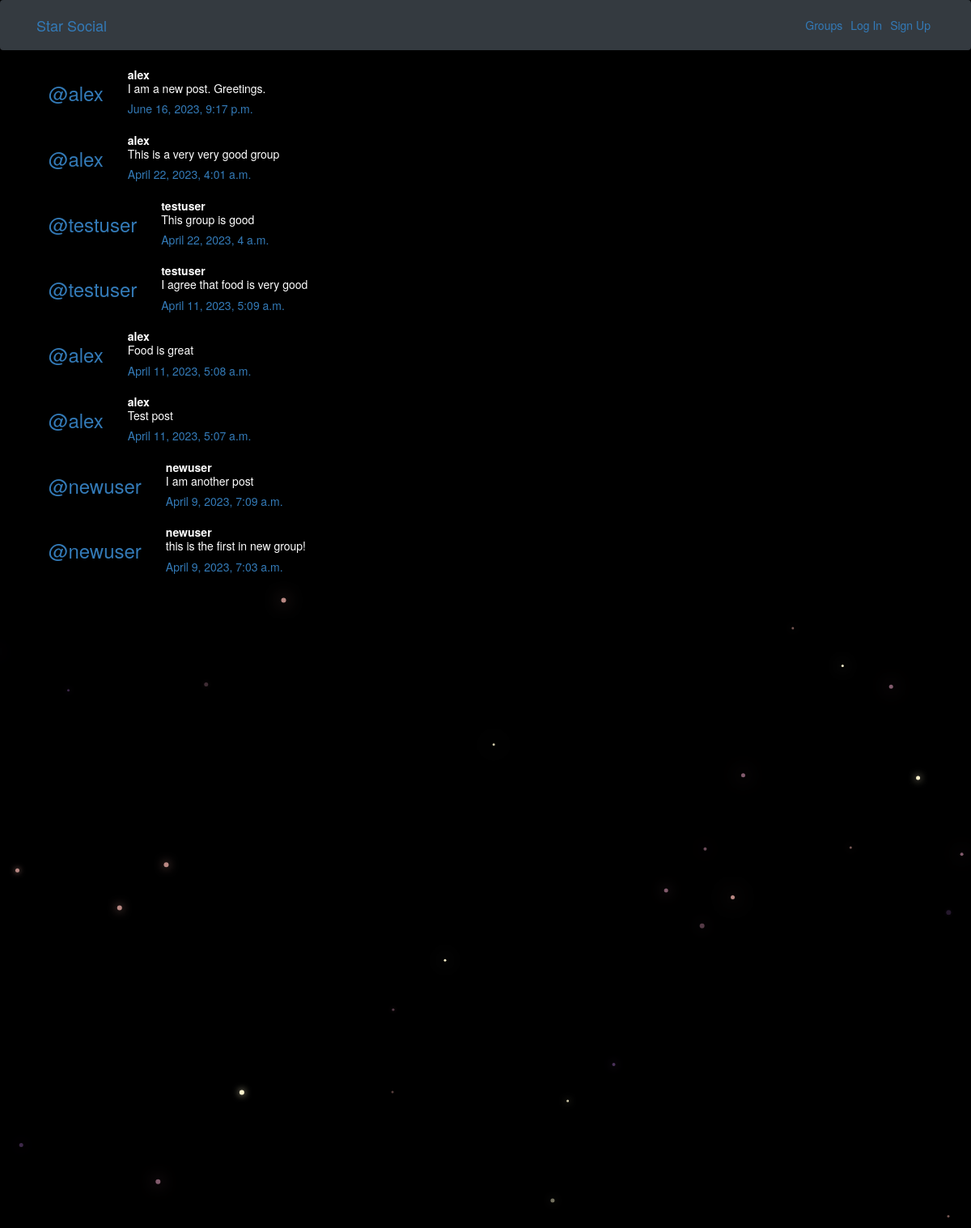
/posts/, run on the app's committed database.
### posts/models.py (models this page shows, shortened)
class Post(models.Model):
    user = models.ForeignKey(User, related_name='posts', on_delete=models.CASCADE)
    created_at = models.DateTimeField(auto_now = True)
    message = models.TextField()
    message_html = models.TextField(editable = False)
    group = models.ForeignKey(Group, related_name = 'posts', null = True, blank = True, on_delete=models.CASCADE)
    class Meta:
        ordering = ['-created_at']
        unique_together = ['user', 'message']

### posts/views.py (the view)
# urls.py: path("", views.PostList.as_view(), name = 'all'),
class PostList(SelectRelatedMixin, generic.ListView):
    model = models.Post
    select_related = ('user', 'group')

### posts/templates/posts/post_list.html (shortened to what this page needs)
{% extends "posts/post_base.html" %}
{% block post_content %}
    <div class = "col-md-8">
        {% for post in post_list %}
            {% include "posts/_post.html" %}
        {% endfor %}
    </div>
{% endblock %}

### posts/templates/posts/_post.html (shortened to what this page needs)
<div class = "post media">
    <h3 class="mr-5"><a href="{% url 'posts:for_user' username=post.user.username %}">@{{ post.user.username }}</a></h3>
    <div class = "media-body">
        <strong>{{post.user.username}}</strong>
        <h5 class = 'media-heading'>{{ post.message_html|safe }}
        <time class = 'time'><a href="{% url 'posts:single' username=post.user.username pk=post.pk %}">{{ post.created_at }}</a></time>
        </h5>
    </div>
</div>

### static/simplesocial/css/master.css (style rules this page uses)
body { margin: 0; overflow: hidden; background-color: black; color:white; }

### data on the page
Post: user.username "alex", message_html "I am a new post. Greetings.", created_at "June 16, 2023, 9:17 p.m."
Post: user.username "alex", message_html "This is a very very good group", created_at "April 22, 2023, 4:01 a.m."
Post: user.username "testuser", message_html "This group is good", created_at "April 22, 2023, 4 a.m."
Post: user.username "testuser", message_html "I agree that food is very good", created_at "April 11, 2023, 5:09 a.m."
Post: user.username "alex", message_html "Food is great", created_at "April 11, 2023, 5:08 a.m."
Post: user.username "alex", message_html "Test post", created_at "April 11, 2023, 5:07 a.m."
Post: user.username "newuser", message_html "I am another post", created_at "April 9, 2023, 7:09 a.m."
Post: user.username "newuser", message_html "this is the first in new group!", created_at "April 9, 2023, 7:03 a.m."
